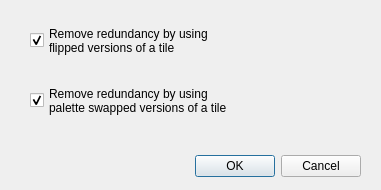
<?xml version="1.0" encoding="UTF-8"?>
<ui version="4.0">
 <class>OptimizeDialog</class>
 <widget class="QDialog" name="OptimizeDialog">
  <property name="windowModality">
   <enum>Qt::WindowModality::ApplicationModal</enum>
  </property>
  <property name="geometry">
   <rect>
    <x>0</x>
    <y>0</y>
    <width>381</width>
    <height>190</height>
   </rect>
  </property>
  <property name="minimumSize">
   <size>
    <width>381</width>
    <height>190</height>
   </size>
  </property>
  <property name="maximumSize">
   <size>
    <width>381</width>
    <height>190</height>
   </size>
  </property>
  <property name="windowTitle">
   <string>Optimize tileset...</string>
  </property>
  <property name="modal">
   <bool>true</bool>
  </property>
  <widget class="QDialogButtonBox" name="bnbDialog">
   <property name="geometry">
    <rect>
     <x>20</x>
     <y>150</y>
     <width>341</width>
     <height>32</height>
    </rect>
   </property>
   <property name="minimumSize">
    <size>
     <width>341</width>
     <height>32</height>
    </size>
   </property>
   <property name="orientation">
    <enum>Qt::Orientation::Horizontal</enum>
   </property>
   <property name="standardButtons">
    <set>QDialogButtonBox::StandardButton::Cancel|QDialogButtonBox::StandardButton::Ok</set>
   </property>
  </widget>
  <widget class="QCheckBox" name="chkRmFlip">
   <property name="geometry">
    <rect>
     <x>30</x>
     <y>10</y>
     <width>341</width>
     <height>61</height>
    </rect>
   </property>
   <property name="text">
    <string>Remove redundancy by using
flipped versions of a tile</string>
   </property>
   <property name="icon">
    <iconset resource="resources.qrc">
     <normaloff>:/tool_icons/vflip_pen</normaloff>:/tool_icons/vflip_pen</iconset>
   </property>
   <property name="iconSize">
    <size>
     <width>24</width>
     <height>24</height>
    </size>
   </property>
   <property name="checked">
    <bool>true</bool>
   </property>
  </widget>
  <widget class="QCheckBox" name="chkRmPalette">
   <property name="geometry">
    <rect>
     <x>30</x>
     <y>70</y>
     <width>341</width>
     <height>61</height>
    </rect>
   </property>
   <property name="text">
    <string>Remove redundancy by using
palette swapped versions of a tile</string>
   </property>
   <property name="icon">
    <iconset resource="resources.qrc">
     <normaloff>:/tool_icons/palette_pen</normaloff>:/tool_icons/palette_pen</iconset>
   </property>
   <property name="iconSize">
    <size>
     <width>24</width>
     <height>24</height>
    </size>
   </property>
   <property name="checked">
    <bool>true</bool>
   </property>
  </widget>
 </widget>
 <resources>
  <include location="resources.qrc"/>
 </resources>
 <connections>
  <connection>
   <sender>bnbDialog</sender>
   <signal>accepted()</signal>
   <receiver>OptimizeDialog</receiver>
   <slot>accept()</slot>
   <hints>
    <hint type="sourcelabel">
     <x>248</x>
     <y>254</y>
    </hint>
    <hint type="destinationlabel">
     <x>157</x>
     <y>274</y>
    </hint>
   </hints>
  </connection>
  <connection>
   <sender>bnbDialog</sender>
   <signal>rejected()</signal>
   <receiver>OptimizeDialog</receiver>
   <slot>reject()</slot>
   <hints>
    <hint type="sourcelabel">
     <x>316</x>
     <y>260</y>
    </hint>
    <hint type="destinationlabel">
     <x>286</x>
     <y>274</y>
    </hint>
   </hints>
  </connection>
 </connections>
</ui>
